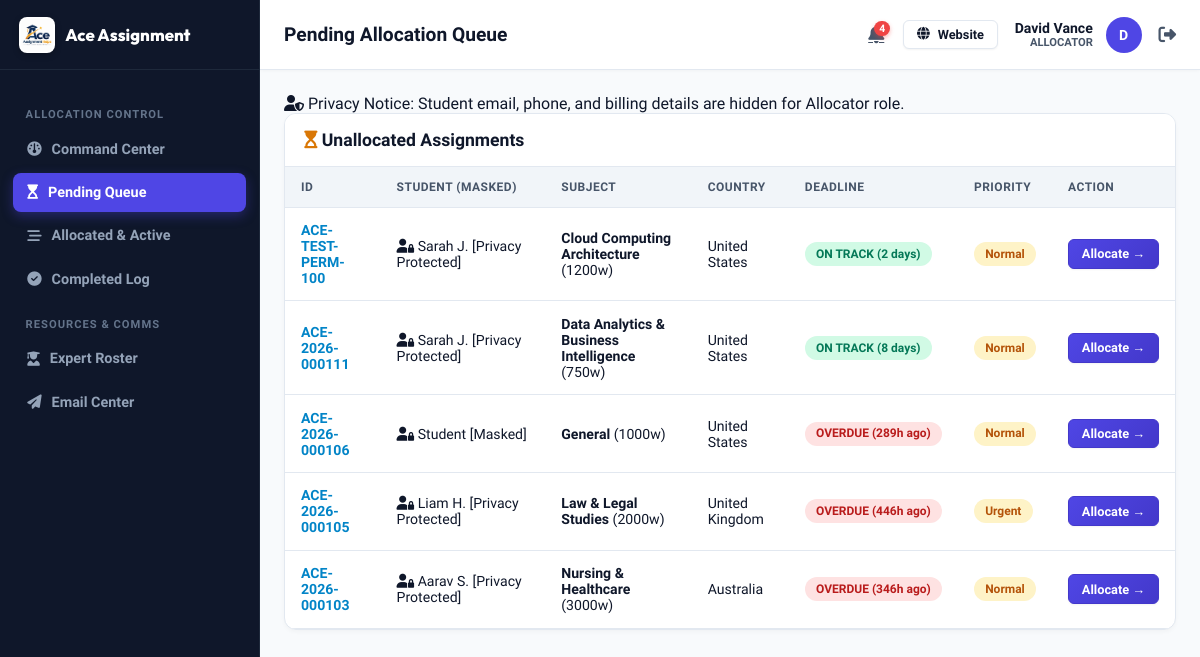
Page /allocator/pending.php (signed in) on the earlier database version.
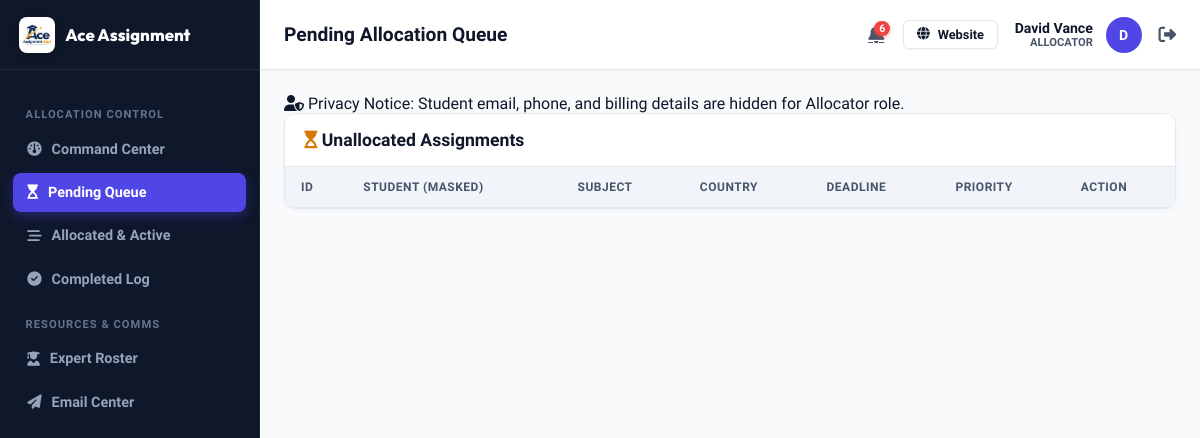
Same page on the later database version.
### tables this page shows
CREATE TABLE `assignments` (
  `id` int NOT NULL AUTO_INCREMENT,
  `assignment_id` varchar(50) NOT NULL,
  `student_id` varchar(50) NOT NULL,
  `title` varchar(255) NOT NULL,
  `subject` varchar(100) NOT NULL,
  `assignment_type` varchar(100) DEFAULT NULL,
  `deadline` datetime DEFAULT NULL,
  `timezone` varchar(50) DEFAULT NULL,
  `word_count` int DEFAULT '250',
  `pages` int DEFAULT '1',
  `reference_style` varchar(50) DEFAULT NULL,
  `priority` varchar(50) DEFAULT 'Normal',
  `language` varchar(50) DEFAULT 'English (US)',
  `instructions` text,
  `currency` varchar(10) DEFAULT 'USD',
  `price` decimal(10,2) DEFAULT '0.00',
  `discount_code` varchar(50) DEFAULT NULL,
  `final_price` decimal(10,2) DEFAULT '0.00',
  `status` varchar(50) DEFAULT 'New',
  `allocator_id` varchar(50) DEFAULT NULL,
  `expert_id` varchar(50) DEFAULT NULL,
  `country` varchar(100) DEFAULT NULL,
  `university` varchar(255) DEFAULT NULL,
  `created_at` datetime DEFAULT CURRENT_TIMESTAMP,
  `updated_at` datetime DEFAULT CURRENT_TIMESTAMP ON UPDATE CURRENT_TIMESTAMP,
  `payment_status` varchar(50) DEFAULT 'Unpaid',
  `payment_plan` varchar(50) DEFAULT '100%',
  `paid_amount` decimal(10,2) DEFAULT '0.00',
  `remaining_balance` decimal(10,2) DEFAULT '0.00',
  `refund_reason` text,
  `revision_notes` text,
  PRIMARY KEY (`id`),
  UNIQUE KEY `assignment_id` (`assignment_id`)
);

CREATE TABLE `students` (
  `id` int NOT NULL AUTO_INCREMENT,
  `student_id` varchar(50) NOT NULL,
  `name` varchar(255) NOT NULL,
  `email` varchar(255) NOT NULL,
  `phone` varchar(100) DEFAULT NULL,
  `password` varchar(255) NOT NULL,
  `country` varchar(100) DEFAULT NULL,
  `university` varchar(255) DEFAULT NULL,
  `course` varchar(255) DEFAULT NULL,
  `status` varchar(50) DEFAULT 'Active',
  `created_at` datetime DEFAULT CURRENT_TIMESTAMP,
  PRIMARY KEY (`id`),
  UNIQUE KEY `student_id` (`student_id`),
  UNIQUE KEY `email` (`email`)
);

### includes/auth.php (called while the page is built, shortened)
<?php
require_once __DIR__ . '/db.php';
class Auth {
    public static function currentUser() {
        return $_SESSION['user'] ?? null;
    }
    public static function checkLoggedIn() {
        $user = self::currentUser();
        if ($user) {
            $table = ($user['role'] === 'Admin') ? 'admins' : (($user['role'] === 'Allocator') ? 'allocators' : (($user['role'] === 'Expert') ? 'experts' : 'students'));
            $idKey = ($user['role'] === 'Admin') ? 'admin_id' : (($user['role'] === 'Allocator') ? 'allocator_id' : (($user['role'] === 'Expert') ? 'expert_id' : 'student_id'));
            $record = DataStore::findOne($table, $idKey, $user['id']);
        }
    }
    public static function checkRole($allowedRoles = []) {
        self::checkLoggedIn();
    }
}

### includes/db.php (called while the page is built, shortened)
<?php
class DataStore {
    private static $pdo = null;
    private static $dbHost = 'database-1.c1o0ygcs2cex.ap-south-1.rds.amazonaws.com';
    private static $dbPort = 3306;
    private static $dbUser = 'admin';
    private static $dbPass = 'Marwal#1627';
    private static $dbName = 'aceassignmenthelp_db';
    public static function getPdo() {
        if (self::$pdo === null) {
            try {
                $dsn = "mysql:host=" . self::$dbHost . ";port=" . self::$dbPort . ";dbname=" . self::$dbName . ";charset=utf8mb4";
                self::$pdo = new PDO($dsn, self::$dbUser, self::$dbPass, [
                    PDO::ATTR_ERRMODE => PDO::ERRMODE_EXCEPTION,
                    PDO::ATTR_DEFAULT_FETCH_MODE => PDO::FETCH_ASSOC,
                    PDO::ATTR_EMULATE_PREPARES => false,
                    PDO::ATTR_TIMEOUT => 5
                ]);
            } catch (Throwable $e) {
                error_log("MySQL Connection Failed: " . $e->getMessage());
                self::$pdo = null;
                throw new Exception("Unable to connect to MySQL database: " . $e->getMessage());
            }
        }
        return self::$pdo;
    }
    private static function formatRecordFromDb($collectionName, $row) {
        if ($collectionName === 'notifications') {
            if (isset($row['notification_id'])) {
                $row['id'] = $row['notification_id'];
            }
            $row['is_read'] = (bool)($row['is_read'] ?? false);
        }
        return $row;
    }
    public static function getCollection($collectionName) {
        $pdo = self::getPdo();
        try {
            $stmt = $pdo->query("SELECT * FROM `$collectionName` ORDER BY id DESC");
            $rows = $stmt->fetchAll();
            $result = [];
            foreach ($rows as $row) {
                $result[] = self::formatRecordFromDb($collectionName, $row);
            }
            return $result;
        } catch (Throwable $e) {
            error_log("DataStore::getCollection error ($collectionName): " . $e->getMessage());
            return [];
        }
    }
    public static function findOne($collectionName, $key, $value) {
        $pdo = self::getPdo();
        try {
            $sqlKey = $key;
            $stmt = $pdo->prepare("SELECT * FROM `$collectionName` WHERE `$sqlKey` = ? LIMIT 1");
            $stmt->execute([$value]);
            $row = $stmt->fetch();
            if ($row) {
                return self::formatRecordFromDb($collectionName, $row);
            }
        } catch (Throwable $e) {
            error_log("DataStore::findOne error ($collectionName, $key): " . $e->getMessage());
        }
        return null;
    }
    public static function filter($collectionName, callable $callback) {
        $items = self::getCollection($collectionName);
        return array_values(array_filter($items, $callback));
    }
}

### includes/helpers.php (called while the page is built, shortened)
<?php
require_once __DIR__ . '/db.php';
function get_sla_status($deadline_str)
{
    $now = time();
    $deadline = strtotime($deadline_str);
    $diff_seconds = $deadline - $now;
    $hours_left = round($diff_seconds / 3600, 1);
    if ($diff_seconds <= 0) {
        return [
            'level' => 'overdue',
            'label' => 'OVERDUE (' . abs(round($hours_left)) . 'h ago)',
            'hours_left' => $hours_left,
            'badge_class' => 'sla-red-pulse'
        ];
    } else {
        return [
            'level' => 'green',
            'label' => 'ON TRACK (' . round($hours_left / 24, 1) . ' days)',
            'hours_left' => $hours_left,
            'badge_class' => 'sla-green'
        ];
    }
}
function mask_student_name($name)
{
    if (empty($name))
        return "Student [Masked]";
    $parts = explode(' ', trim($name));
    $first = $parts[0];
    $last_initial = isset($parts[1]) ? mb_substr($parts[1], 0, 1) . '.' : '';
    return $first . ' ' . $last_initial . ' [Privacy Protected]';
}
function get_user_notifications($user_id, $user_role)
{
    $all = DataStore::getCollection('notifications');
    $filtered = array_filter($all, function ($n) use ($user_id, $user_role) {
        $targetRole = $n['user_role'] ?? '';
        $targetUser = $n['user_id'] ?? '';
        if (!empty($targetUser)) {
            return ($targetUser === $user_id);
        }
        if ($targetRole === 'All')
            return true;
        if ($targetRole === $user_role)
            return true;
        if ($user_role === 'Admin')
            return true;
        return false;
    });
    usort($filtered, function ($a, $b) {
        return strtotime($b['created_at'] ?? '0') - strtotime($a['created_at'] ?? '0');
    });
    return array_values($filtered);
}
function get_unread_notifications_count($user_id, $user_role)
{
    $notifs = get_user_notifications($user_id, $user_role);
    $count = 0;
    foreach ($notifs as $n) {
        if (empty($n['is_read'])) {
            $count++;
        }
    }
    return $count;
}

### allocator/pending.php (the view, shortened to what the changed rows need)
<?php
require_once __DIR__ . '/../includes/auth.php';
Auth::checkRole('Allocator');
require_once __DIR__ . '/../includes/helpers.php';
include __DIR__ . '/../includes/portal_header.php';
$pending = DataStore::filter('assignments', function($a) {
    return in_array($a['status'], ['New', 'Pending Review', 'Confirmed']) || empty($a['expert_id']);
});
?>
<div class="table-card">
  <div class="table-responsive">
    <table class="data-table">
      <thead>
        <tr>
          <th>ID</th>
          <th>Student (Masked)</th>
          <th>Subject</th>
          <th>Country</th>
          <th>Deadline</th>
          <th>Priority</th>
          <th>Action</th>
        </tr>
      </thead>
      <tbody>
        <?php foreach ($pending as $asm):
          $student = DataStore::findOne('students', 'student_id', $asm['student_id']);
          $sla = get_sla_status($asm['deadline']);
        ?>
          <tr>
            <td><strong style="color:var(--secondary);"><?php echo htmlspecialchars($asm['assignment_id']); ?></strong></td>
            <td><i class="fa-solid fa-user-lock"></i> <?php echo htmlspecialchars(mask_student_name($student['name'] ?? '')); ?></td>
            <td><strong><?php echo htmlspecialchars($asm['subject']); ?></strong> (<?php echo $asm['word_count']; ?>w)</td>
            <td><?php echo htmlspecialchars($asm['country']); ?></td>
            <td><span class="badge <?php echo $sla['badge_class']; ?>"><?php echo $sla['label']; ?></span></td>
            <td><span class="badge badge-warning"><?php echo htmlspecialchars($asm['priority']); ?></span></td>
            <td>
              <a href="/allocator/assignment-detail.php?id=<?php echo urlencode($asm['assignment_id']); ?>" class="btn btn-primary btn-sm">
                Allocate &rarr;
              </a>
            </td>
          </tr>
        <?php endforeach; ?>
      </tbody>
    </table>
  </div>
</div>
</div>
</div>
</body>
</html>

### includes/portal_header.php (shortened to what the changed rows need)
<?php
require_once __DIR__ . '/auth.php';
require_once __DIR__ . '/helpers.php';
$currentUser = Auth::currentUser();
$userRole = $currentUser['role'];
?>
<!DOCTYPE html>
<html lang="en">
<head>
  <link rel="stylesheet" href="https://cdnjs.cloudflare.com/ajax/libs/font-awesome/6.4.0/css/all.min.css">
  <link rel="stylesheet" href="/assets/css/portal.css">
</head>
<body class="portal-body">
<div class="portal-wrapper">
  <div class="portal-main">
    <header class="portal-topbar">
      <div class="topbar-user">
        <?php $unreadNotifCount = function_exists('get_unread_notifications_count') ? get_unread_notifications_count($currentUser['id'], $userRole) : 0; ?>
        <a href="/<?php echo strtolower($userRole); ?>/notifications.php" style="position:relative; color:var(--text-muted); font-size:1.15rem; margin-right:6px; display:inline-flex; align-items:center;" title="Notifications (<?php echo $unreadNotifCount; ?> unread)">
          <?php if ($unreadNotifCount > 0): ?>
            <span style="position:absolute; top:-4px; right:-6px; background:#ef4444; color:#fff; font-size:0.65rem; font-weight:800; border-radius:10px; padding:1px 5px; min-width:14px; text-align:center; box-shadow:0 2px 4px rgba(239, 68, 68, 0.4);"><?php echo $unreadNotifCount; ?></span>
          <?php endif; ?>
        </a>
      </div>
    </header>
    <div class="portal-content">

Differences in the rows shown:
removed assignments: assignment "ACE-TEST-PERM-100", students.name "Sarah J. [Privacy Protected]", subject "Cloud Computing Architecture", word_count "1200", country "United States", deadline "ON TRACK (2 days)", priority "Normal"
removed assignments: assignment "ACE-2026-000111", students.name "Sarah J. [Privacy Protected]", subject "Data Analytics & Business Intelligence", word_count "750", country "United States", deadline "ON TRACK (8 days)", priority "Normal"
removed assignments: assignment "ACE-2026-000106", name "Student [Masked]", subject "General", word_count "1000", country "United States", deadline "OVERDUE (289h ago)", priority "Normal"
removed assignments: assignment "ACE-2026-000105", students.name "Liam H. [Privacy Protected]", subject "Law & Legal Studies", word_count "2000", country "United Kingdom", deadline "OVERDUE (446h ago)", priority "Urgent"
removed assignments: assignment "ACE-2026-000103", students.name "Aarav S. [Privacy Protected]", subject "Nursing & Healthcare", word_count "3000", country "Australia", deadline "OVERDUE (346h ago)", priority "Normal"
Other differences:
$unreadNotifCount: "4" → "6"
